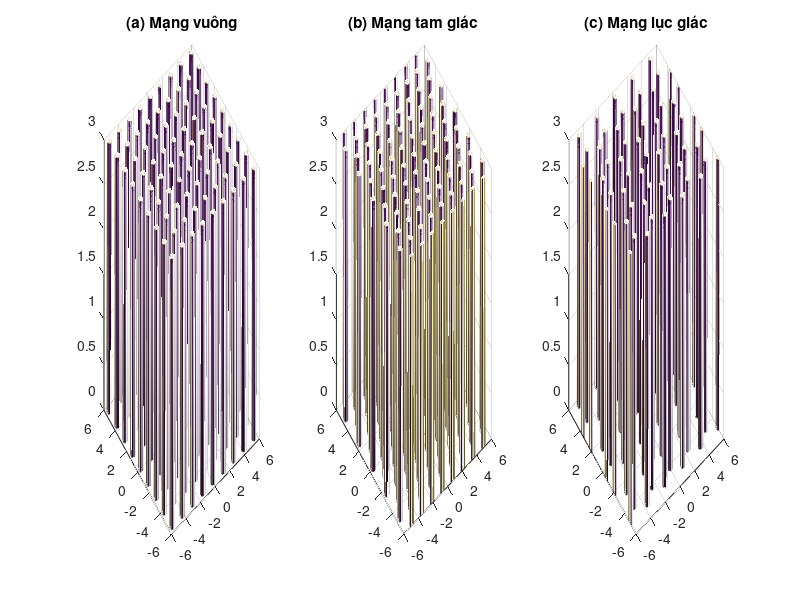

Here is the MATLAB script that generated this plot:
a = 0.2;    
b = 1.4;    
H = 3;      

[X, Y] = meshgrid(-6:0.05:6, -6:0.05:6); 

mask_sq = false(size(X));
mask_tri = false(size(X));
mask_hex = false(size(X));

% (a) Mạng vuông
for m = -5:5
    for n = -5:5
        mask_sq((X - n*b).^2 + (Y - m*b).^2 <= a^2) = true; 
    end
end

% (b) Mạng tam giác
for m = -5:5
    yc = m * b * sqrt(3)/2; 
    for n = -5:5
        xc = n * b + mod(m, 2) * (b/2);
        mask_tri((X - xc).^2 + (Y - yc).^2 <= a^2) = true;
    end
end

% (c) Mạng lục giác
for m = -4:4
    yc1 = m * b * 3/2; 
    yc2 = yc1 + b;
    for n = -4:4
        xc = n * b * sqrt(3) + mod(m, 2) * (b * sqrt(3)/2); 
        mask_hex((X - xc).^2 + (Y - yc1).^2 <= a^2) = true;
        mask_hex((X - xc).^2 + (Y - yc2).^2 <= a^2) = true;
    end
end

masks = {mask_sq, mask_tri, mask_hex};
titles = {'(a) Mạng vuông', '(b) Mạng tam giác', '(c) Mạng lục giác'};

for i = 1:3
    mask = masks{i};
    
    mask_dilated = conv2(double(mask), ones(3), 'same') > 0;
    boundary = mask_dilated & ~mask;
    
    Z = NaN(size(X));
    Z(mask) = H;         
    Z(boundary) = 0;     
    
    subplot(1, 3, i);
    mesh(X, Y, Z);
    title(titles{i});
    
    grid on;
    
    camlight('headlight'); 
    lighting gouraud; 
end
